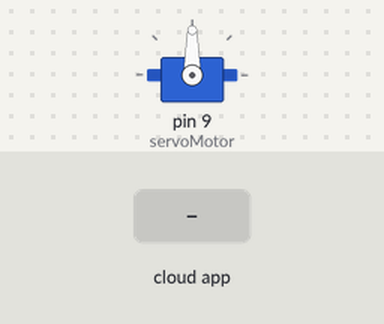
The sketch below on a simulated Arduino Uno, built with avr-gcc and run on an emulated ATmega328P. Shown: servo. Inputs (shaded band) come from the test bench. The ROS host is connected and sends only what is stated.

Above: at 1.2 s.
1.3 s: the phone or cloud app sets banana_orange_topic to 0
At 2.3 s:
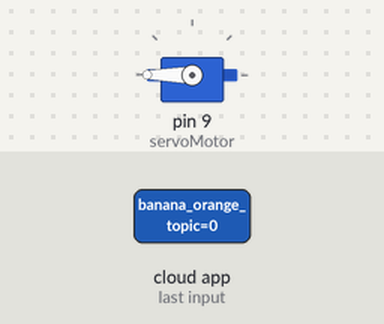
2.8 s: the phone or cloud app sets banana_orange_topic to 1
At 4.4 s:
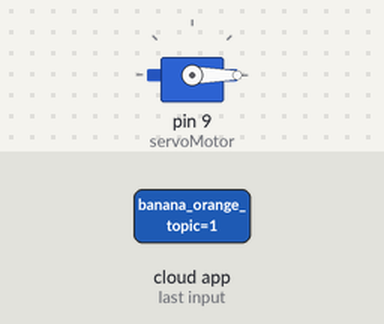
Timing chart, 0 to 5.9 s (numbered marks = the images above; inputs shaded):
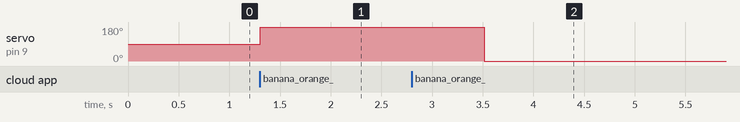

Measured:
- after the input at 1.3 s, servo on pin 9 (servoMotor): 90° → 180° at once
- after the input at 2.8 s, servo on pin 9 (servoMotor): 180° → 0° after 0.71 s

The sketch:

Arduino_code.ino
```cpp
#include <ros.h>
#include <std_msgs/Bool.h>
#include <Servo.h>

ros::NodeHandle nh;

Servo servoMotor;

void bananaOrangeCallback(const std_msgs::Bool& msg) {
  if (msg.data) {  // If true (orange)
    servoMotor.attach(9);
    servoMotor.write(-180);
    delay(200);
    servoMotor.detach();
    delay(2000);

  } else {  // If false (banana)
    servoMotor.attach(9);
    servoMotor.write(180);
    delay(200);
    servoMotor.detach();
    delay(2000);

    }
}

ros::Subscriber<std_msgs::Bool> sub("banana_orange_topic", &bananaOrangeCallback);

void setup() {
  nh.initNode();
  nh.subscribe(sub);

  servoMotor.attach(9);
  delay(10);
}

void loop() {
  servoMotor.detach();
  nh.spinOnce();
  delay(10);
}
```
